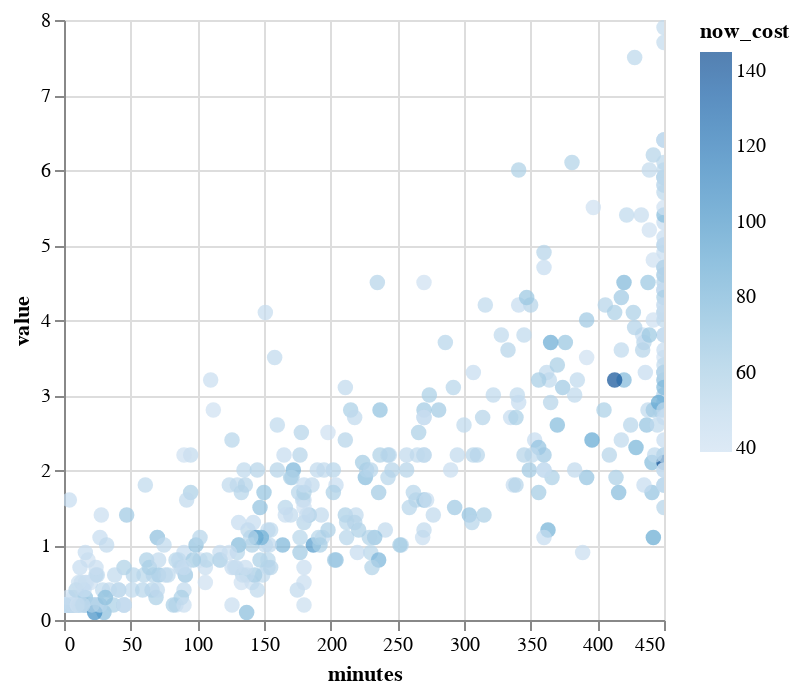

Write notebook code for a chart like this one.
### Code cell
alt.Chart(slim_elements_df).mark_circle(size=60).encode(
    x='minutes',
    y='value',
    color='now_cost',
    tooltip=['second_name', 'team_name', 'now_cost', 'total_points', 'points_per_game']
).interactive()

### Figure 1 — Vega-Lite specification as saved in the notebook (floating-point values rounded to 4 significant figures; data arrays with more than 128 entries replaced by an {"elided": "..."} marker saying what was removed)
{"config": {"view": {"continuousWidth": 300, "continuousHeight": 300}}, "data": {"name": "data-9e26861bd4569104646e80f6ffbb02c7"}, "mark": {"type": "circle", "size": 60}, "encoding": {"color": {"field": "now_cost", "type": "quantitative"}, "tooltip": [{"field": "second_name", "type": "nominal"}, {"field": "team_name", "type": "nominal"}, {"field": "now_cost", "type": "quantitative"}, {"field": "total_points", "type": "quantitative"}, {"field": "points_per_game", "type": "nominal"}], "x": {"field": "minutes", "type": "quantitative"}, "y": {"field": "value", "type": "quantitative"}}, "params": [{"name": "param_1", "select": {"type": "interval", "encodings": ["x", "y"]}, "bind": "scales"}], "$schema": "https://vega.github.io/schema/vega-lite/v5.20.1.json", "datasets": {"data-9e26861bd4569104646e80f6ffbb02c7": {"elided": "409 records"}}}
